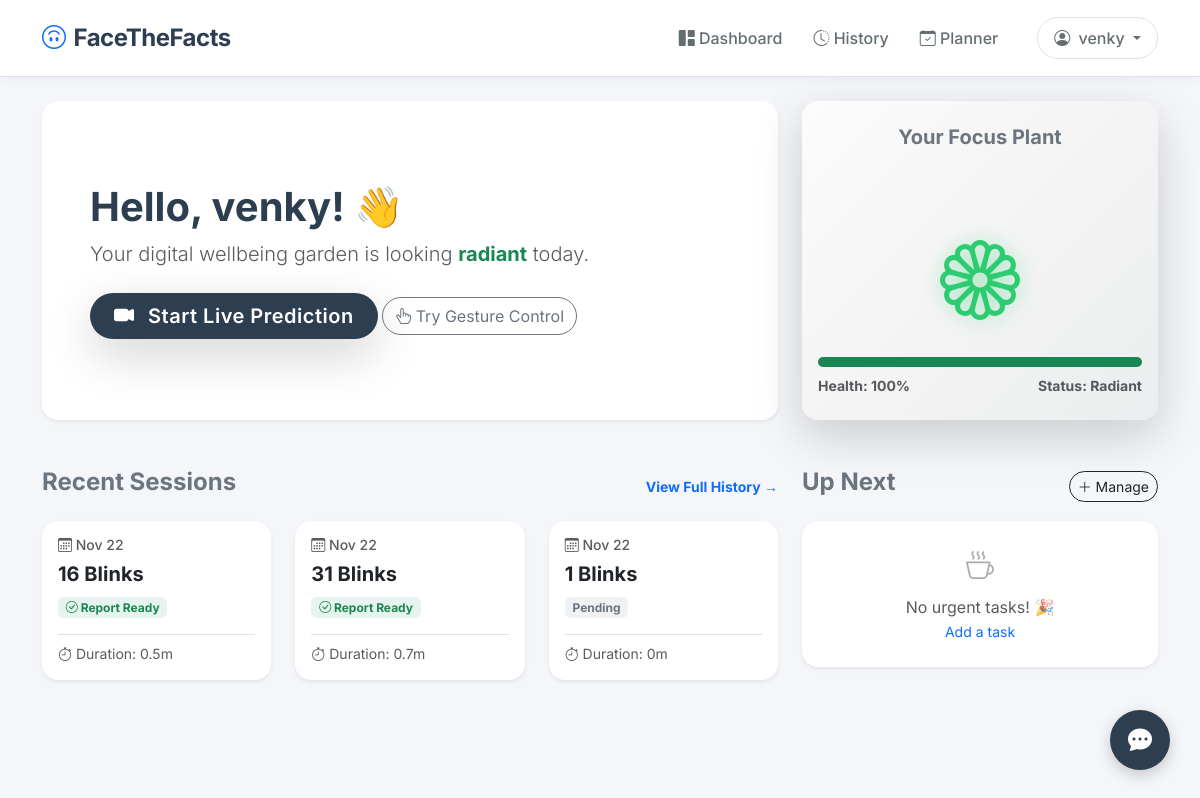
The page /dashboard (signed in) on the database its author committed.
### utils/db_models.py (models this page shows)
class User(UserMixin, db.Model):
    id = db.Column(db.Integer, primary_key=True)
    username = db.Column(db.String(150), unique=True, nullable=False)
    email = db.Column(db.String(150), unique=True, nullable=False)
    password = db.Column(db.String(200), nullable=False)
    created_at = db.Column(db.DateTime, default=datetime.utcnow)
    consent_signature = db.Column(db.String(150), nullable=False, default="Not Signed")
    consent_date = db.Column(db.DateTime, default=datetime.utcnow)
    calibration_threshold = db.Column(db.Float, default=0.26)
    is_calibrated = db.Column(db.Boolean, default=False)
    sessions = db.relationship('MonitoringSession', backref='user', lazy=True)
    todos = db.relationship('TodoItem', backref='user', lazy=True)

class MonitoringSession(db.Model):
    id = db.Column(db.Integer, primary_key=True)
    user_id = db.Column(db.Integer, db.ForeignKey('user.id'), nullable=False)
    start_time = db.Column(db.DateTime, default=datetime.utcnow)
    end_time = db.Column(db.DateTime, nullable=True)
    total_blinks = db.Column(db.Integer, default=0)
    avg_ear = db.Column(db.Float, default=0.0)
    avg_stress_score = db.Column(db.Float, default=0.0)
    keyboard_activity = db.Column(db.Integer, default=0) # Total key presses
    mouse_activity = db.Column(db.Integer, default=0)    # Approximate distance moved
    gemini_report = db.Column(db.Text, nullable=True)
    data_points = db.relationship('SessionData', backref='session', lazy=True)

### app.py (the view)
@app.route('/dashboard')
@login_required
def dashboard():
    recent_sessions = MonitoringSession.query.filter_by(user_id=current_user.id)\
        .order_by(MonitoringSession.start_time.desc()).limit(3).all()
    upcoming_todos = TodoItem.query.filter_by(user_id=current_user.id, is_completed=False)\
        .order_by(TodoItem.due_date).limit(5).all()
    plant_health = 100 # Default start
    plant_status = "Radiant"
    if recent_sessions:
        last_stress = recent_sessions[0].avg_stress_score # Assuming you have this, or use blink rate proxy
        last_blinks = recent_sessions[0].total_blinks
        if last_blinks < 15:
            plant_health -= 30
        if last_blinks > 50: # Very active/stressed eyes
            plant_health -= 20
        plant_health = max(0, min(100, plant_health))
        if plant_health > 80: plant_status = "Radiant"
        elif plant_health > 50: plant_status = "Healthy"
        elif plant_health > 20: plant_status = "Thirsty"
        else: plant_status = "Withered"
    return render_template('dashboard.html',
                           sessions=recent_sessions,
                           todos=upcoming_todos,
                           plant_health=plant_health,
                           plant_status=plant_status)

### app.py (called while the page is built)
@login_manager.user_loader
def load_user(user_id):
    return User.query.get(int(user_id))

### templates/dashboard.html (shortened to what this page needs)
{% extends "layout.html" %}
{% block content %}
<div class="row mb-5">
    <div class="col-lg-8 d-flex flex-column justify-content-center mb-4 mb-lg-0">
        <div class="bg-white p-5 rounded-4 shadow-sm h-100 d-flex flex-column justify-content-center">
            <h1 class="display-6 fw-bold" style="color: #2c3e50;">
                Hello, {{ current_user.username }}! 👋
            </h1>
            <p class="text-muted lead mb-4">
                Your digital wellbeing garden is looking
                <span class="fw-bold text-{{ 'success' if plant_health > 50 else 'warning' }}">{{ plant_status|lower }}</span> today.
            </p>
            <div>
                <a href="{{ url_for('monitor') }}" class="btn btn-primary btn-lg px-4 py-2 shadow-lg rounded-pill">
                    <i class="bi bi-camera-video-fill me-2"></i> Start Live Prediction
                </a>
                <a href="{{ url_for('gestures') }}" class="btn btn-outline-secondary rounded-pill">
    <i class="bi bi-hand-index-thumb"></i> Try Gesture Control
</a>
            </div>
        </div>
    </div>
    <div class="col-lg-4">
        <div class="card border-0 shadow-lg rounded-4 plant-card h-100 text-center">
            <div class="card-header bg-transparent border-0 pt-4">
                <h5 class="fw-bold text-secondary mb-0">Your Focus Plant</h5>
            </div>
            <div class="card-body plant-container">
                {% if plant_status == "Radiant" %}
                    <i class="bi bi-flower1 plant-svg plant-radiant display-1"></i>
                {% elif plant_status == "Healthy" %}
                    <i class="bi bi-flower2 plant-svg plant-healthy display-1"></i>
                {% elif plant_status == "Thirsty" %}
                    <i class="bi bi-flower3 plant-svg plant-thirsty display-1"></i>
                {% else %}
                    <i class="bi bi-flower3 plant-svg plant-withered display-1"></i>
                {% endif %}
            </div>
            <div class="card-footer bg-transparent border-0 pb-4">
                <div class="progress mb-2" style="height: 10px;">
                    <div class="progress-bar bg-{{ 'success' if plant_health > 50 else 'warning' }}"
                         role="progressbar" style="width: {{ plant_health }}%"></div>
                </div>
                <div class="d-flex justify-content-between small text-muted fw-bold">
                    <span>Health: {{ plant_health }}%</span>
                    <span>Status: {{ plant_status }}</span>
                </div>
            </div>
        </div>
    </div>
</div>
<div class="row">
    <div class="col-lg-8 mb-4">
        <div class="d-flex justify-content-between align-items-center mb-3">
            <h4 class="fw-bold text-secondary">Recent Sessions</h4>
            <a href="{{ url_for('history') }}" class="text-decoration-none small fw-bold">View Full History &rarr;</a>
        </div>
        {% if sessions %}
            <div class="row">
                {% for sess in sessions %}
                <div class="col-md-4 mb-3">
                    <div class="card h-100 border-0 shadow-sm hover-card" style="transition: transform 0.2s;">
                        <div class="card-body">
                            <h6 class="text-muted small mb-2">
                                <i class="bi bi-calendar3"></i> {{ sess.start_time.strftime('%b %d') }}
                            </h6>
                            <h5 class="fw-bold text-dark">{{ sess.total_blinks }} Blinks</h5>
                            {% if sess.gemini_report %}
                                <span class="badge bg-success bg-opacity-10 text-success mb-2">
                                    <i class="bi bi-check-circle"></i> Report Ready
                                </span>
                            {% else %}
                                <span class="badge bg-secondary bg-opacity-10 text-secondary mb-2">Pending</span>
                            {% endif %}
                            <div class="mt-2 pt-2 border-top">
                                <small class="text-muted d-block">
                                    <i class="bi bi-stopwatch"></i> Duration:
                                    {{ ((sess.end_time - sess.start_time).seconds / 60)|round(1) if sess.end_time else 0 }}m
                                </small>
                            </div>
                        </div>
                    </div>
                </div>
                {% endfor %}
            </div>
        {% else %}
            <div class="alert alert-light border-dashed text-center py-5">
                <i class="bi bi-activity fs-1 text-muted opacity-50"></i>
                <p class="mt-2 text-muted">No sessions yet. Start one to grow your plant!</p>
            </div>
        {% endif %}
    </div>
    <div class="col-lg-4">
        <div class="d-flex justify-content-between align-items-center mb-3">
            <h4 class="fw-bold text-secondary">Up Next</h4>
            <a href="{{ url_for('todo_list') }}" class="btn btn-sm btn-outline-dark rounded-pill">
                <i class="bi bi-plus-lg"></i> Manage
            </a>
        </div>
        <div class="card border-0 shadow-sm">
            <div class="card-body p-0">
                {% if todos %}
                    <ul class="list-group list-group-flush rounded-3">
                        {% for todo in todos %}
                        <li class="list-group-item py-3 px-4 d-flex justify-content-between align-items-center">
                            <div>
                                <span class="d-block fw-semibold text-dark">{{ todo.task }}</span>
                                <small class="text-danger fw-bold" style="font-size: 0.75rem;">
                                    <i class="bi bi-clock"></i> Due: {{ todo.due_date }}
                                </small>
                            </div>
                            <a href="{{ url_for('toggle_todo', id=todo.id) }}" class="btn btn-sm btn-outline-secondary rounded-circle">
                                <i class="bi bi-check-lg"></i>
                            </a>
                        </li>
                        {% endfor %}
                    </ul>
                {% else %}
                    <div class="text-center p-4">
                        <i class="bi bi-cup-hot fs-3 text-muted opacity-50"></i>
                        <p class="text-muted mb-0 mt-2">No urgent tasks! 🎉</p>
                        <a href="{{ url_for('todo_list') }}" class="small text-decoration-none">Add a task</a>
                    </div>
                {% endif %}
            </div>
        </div>
    </div>
</div>
{% endblock %}

### templates/layout.html (shortened to what this page needs)
<!DOCTYPE html>
<html lang="en">
<head>
    <link href="https://cdn.jsdelivr.net/npm/bootstrap@5.3.0/dist/css/bootstrap.min.css" rel="stylesheet">
    <link rel="stylesheet" href="https://cdn.jsdelivr.net/npm/bootstrap-icons@1.10.0/font/bootstrap-icons.css">
    <link rel="stylesheet" href="{{ url_for('static', filename='css/style.css') }}">
</head>
<body>
    <nav class="navbar navbar-expand-lg navbar-light bg-white border-bottom sticky-top">
        <div class="container">
            <a class="navbar-brand d-flex align-items-center gap-2" href="{{ url_for('home') }}">
                <i class="bi bi-emoji-smile-upside-down text-primary fs-4"></i>
                <span>FaceTheFacts</span>
            </a>
            <div class="collapse navbar-collapse" id="navbarNav">
                <ul class="navbar-nav ms-auto align-items-center">
                    {% if current_user.is_authenticated %}
                        <li class="nav-item"><a class="nav-link" href="{{ url_for('dashboard') }}"><i class="bi bi-grid-1x2-fill"></i> Dashboard</a></li>
                        <li class="nav-item"><a class="nav-link" href="{{ url_for('history') }}"><i class="bi bi-clock-history"></i> History</a></li>
                        <li class="nav-item"><a class="nav-link" href="{{ url_for('todo_list') }}"><i class="bi bi-calendar-check"></i> Planner</a></li>
                        <li class="nav-item dropdown ms-3">
                            <a class="nav-link dropdown-toggle btn btn-light border px-3 rounded-pill" href="#" role="button" data-bs-toggle="dropdown">
                                <i class="bi bi-person-circle me-1"></i> {{ current_user.username }}
                            </a>
                        </li>
                    {% else %}
                        <li class="nav-item"><a class="nav-link" href="{{ url_for('login') }}">Login</a></li>
                        <li class="nav-item ms-2"><a class="nav-link btn btn-primary text-white px-3 py-1 rounded-pill" href="{{ url_for('register') }}">Register</a></li>
                    {% endif %}
                </ul>
            </div>
        </div>
    </nav>
    <div class="container mt-4 pb-5">
        {% block content %}{% endblock %}
    </div>
    {% if current_user.is_authenticated %}
    <div class="chat-fab" onclick="toggleChat()">
        <i class="bi bi-chat-dots-fill"></i>
    </div>
    {% endif %}
</body>
</html>

### static/css/style.css (style rules this page uses)
:root { --primary-color: #2c3e50; --accent-color: #1abc9c; --bg-color: #f4f6f9; --text-dark: #2d3436; --card-shadow: 0 10px 20px rgba(0,0,0,0.05); }
body { font-family: 'Inter', sans-serif; background-color: var(--bg-color); color: var(--text-dark); -webkit-font-smoothing: antialiased; }
.navbar { background-color: #ffffff !important; box-shadow: 0 2px 10px rgba(0,0,0,0.05); padding: 15px 0; }
.navbar-brand { font-weight: 700; color: var(--primary-color) !important; font-size: 1.5rem; letter-spacing: -0.5px; }
.nav-link { color: #636e72 !important; font-weight: 500; margin-left: 15px; transition: all 0.3s ease; }
.card { border: none; border-radius: 16px; background: #fff; box-shadow: var(--card-shadow); transition: transform 0.3s ease, box-shadow 0.3s ease; overflow: hidden; }
.card-header { background-color: #fff; border-bottom: 1px solid #f1f1f1; padding: 20px; font-weight: 700; color: var(--primary-color); }
.btn-primary { background-color: var(--primary-color); border: none; padding: 12px 25px; border-radius: 8px; font-weight: 600; letter-spacing: 0.5px; }
.plant-card { background: linear-gradient(135deg, #fdfbfb 0%, #ebedee 100%); transition: transform 0.3s ease; position: relative; overflow: hidden; }
.plant-container { height: 180px; display: flex; align-items: flex-end; justify-content: center; position: relative; }
.plant-svg { width: 100px; height: 100px; transition: all 1s ease-in-out; }
.plant-radiant { color: #2ecc71; filter: drop-shadow(0 0 10px rgba(46, 204, 113, 0.4)); animation: sway 4s infinite ease-in-out; }

### templates/layout.html (style rules this page uses)
.chat-fab { position: fixed; bottom: 30px; right: 30px; width: 60px; height: 60px; background-color: #2c3e50; color: white; border-radius: 50%; display: flex; align-items: center; justify-content: center; font-size: 24px; box-shadow: 0 5px 15px rgba(0,0,0,0.2); cursor: pointer; z-index: 9999; transition: transform 0.2s; }

### rows shown on the page
User: username "venky"
MonitoringSession: start_time "Nov 22", total_blinks "16", shows "Report Ready", end_time+start_time "0.5"
MonitoringSession: start_time "Nov 22", total_blinks "31", shows "Report Ready", end_time+start_time "0.7"
MonitoringSession: start_time "Nov 22", total_blinks "1", shows "Pending", end_time "0"

### other values the page prints
{{ plant_status|lower }} "radiant"
{{ plant_health }} "100"
{{ plant_status }} "Radiant"
